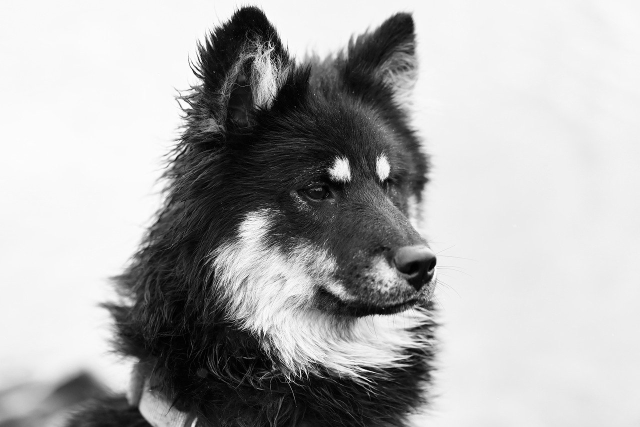
#> input picture img4.jpg, 1280 x 854 px, found by its file name (shown at 1/2 size)
$ jupyter execute Sharpening_Spatial_Filters.ipynb   (shell and % lines are left out)   (older library calls are emulated)
#> lines starting #> are read from the running program, lines starting #| are printed output that depends on the picture
# SHARPENING SPATIAL FILTERS (HIGHPASS)

## Gradient Operator

[cell 1]
import numpy as np
import matplotlib.pyplot as plt
from skimage import data
from skimage.filters import sobel, prewitt, roberts
from skimage.util import img_as_float
from PIL import Image

[cell 2]
def apply_gradient_operators(image):
  sobel_magnitude = sobel(image)  # Sobel Operator

  prewitt_magnitude = prewitt(image)   # Prewitt Operator

  roberts_magnitude = roberts(image)   # Roberts Cross Operator
  return sobel_magnitude, prewitt_magnitude, roberts_magnitude

[cell 3]
image_path = '/content/drive/MyDrive/Digital-Image-Processing/img4.jpg'
image = np.array(Image.open(image_path).convert('L'))

[cell 4]
image_float = img_as_float(image)

[cell 5]
sobel_edges, prewitt_edges, roberts_edges = apply_gradient_operators(image_float)
#> in apply_gradient_operators, `sobel_magnitude = sobel(image)`:
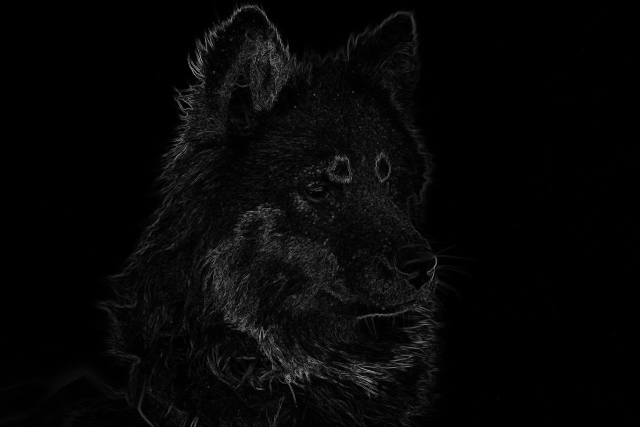
#> sobel_magnitude: shape (854, 1280) float64 (shown at 1/2 size); min 0, max 0.748, mean 0.0271

[cell 6]
plt.figure(figsize=(12, 6))
plt.subplot(141), plt.imshow(image_float, cmap='gray'), plt.title('Original Image'), plt.axis('off')
plt.subplot(142), plt.imshow(sobel_edges, cmap='gray'), plt.title('Sobel Edges'), plt.axis('off')
plt.subplot(143), plt.imshow(prewitt_edges, cmap='gray'), plt.title('Prewitt Edges'), plt.axis('off')
plt.subplot(144), plt.imshow(roberts_edges, cmap='gray'), plt.title('Roberts Edges'), plt.axis('off')
plt.show()
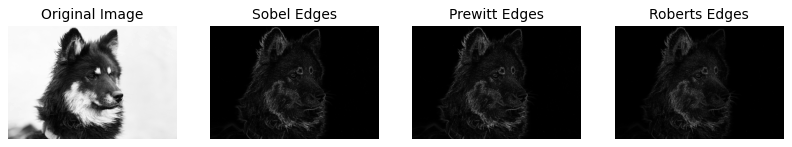
#> figure drawn by matplotlib, 4 panels

## LAPLACE

[cell 7]
from scipy.ndimage import laplace

[cell 8]
def apply_laplacian_operator(image):
    laplacian_image = laplace(image, mode='constant')
    laplacian_image = np.clip(laplacian_image, 0, 255)
    return laplacian_image

[cell 9]
image_path = '/content/drive/MyDrive/Digital-Image-Processing/img8_moon.jpg'
image = np.array(Image.open(image_path).convert('L'))
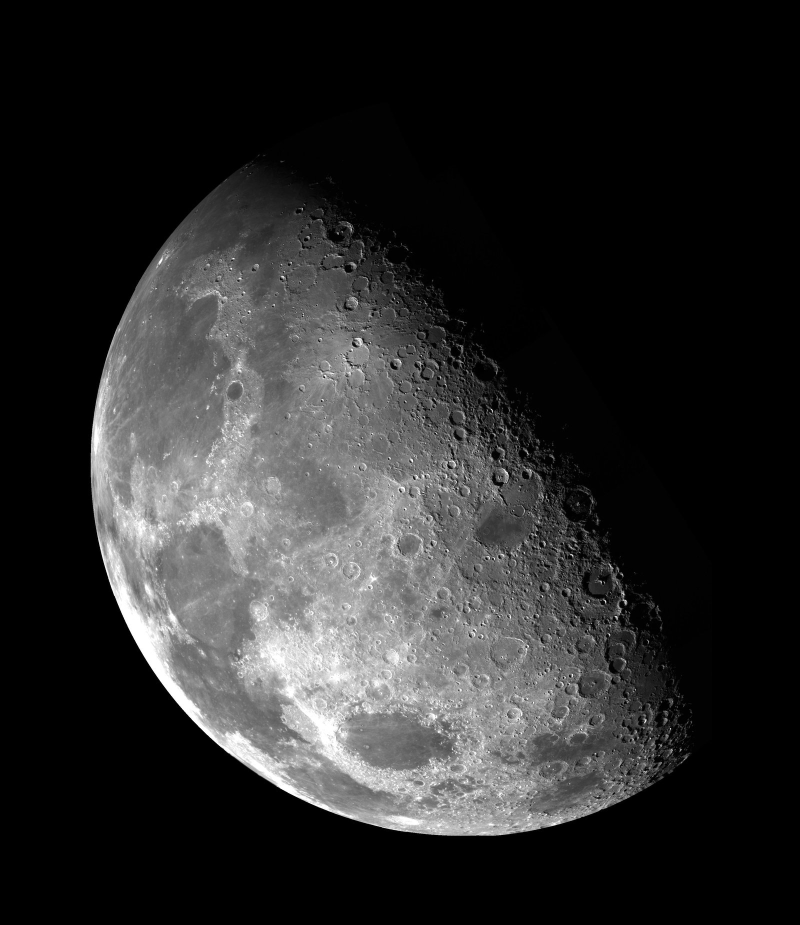
#> input picture img8_moon.jpg, 1600 x 1849 px, found by its file name (shown at 1/2 size)
#> image is the input picture: shape (1849, 1600); min 0, max 255, mean 42.8

[cell 10]
laplacian_image = apply_laplacian_operator(image)
#> in apply_laplacian_operator, `laplacian_image = laplace(image, mode='constant')`:
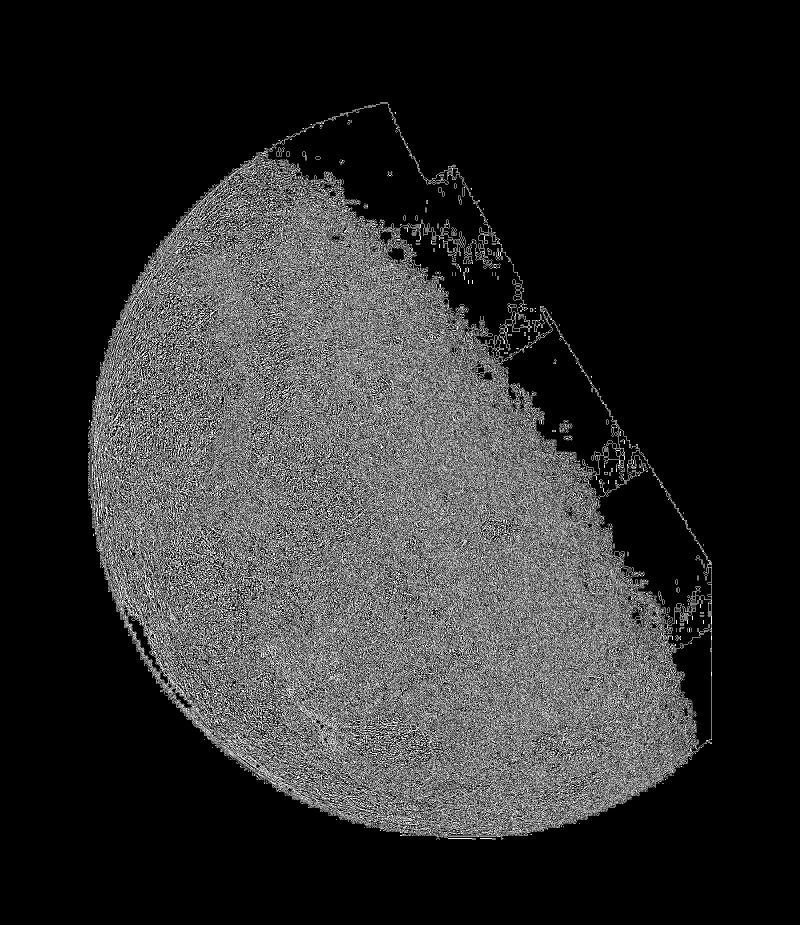
#> laplacian_image: shape (1849, 1600) (shown at 1/2 size); min 0, max 255, mean 45.3

[cell 11]
plt.figure(figsize=(8, 4))
plt.subplot(121), plt.imshow(image, cmap='gray'), plt.title('Original Image'), plt.axis('off')
plt.subplot(122), plt.imshow(laplacian_image, cmap='gray'), plt.title('Laplacian Image'), plt.axis('off')
plt.show()

[cell 12]
import cv2
import numpy as np
import matplotlib.pyplot as plt

# Load an image
''' image = cv2.imread('path_to_your_image.jpg', cv2.IMREAD_GRAYSCALE) '''

# Apply the Laplacian filter with a Positive Center
''' laplacian_positive = cv2.Laplacian(image, cv2.CV_64F, ksize=3) '''
kernel_positive = np.array([[1, 1, 1],
                            [1,-8, 1],
                            [1, 1, 1]], dtype=np.float64)
laplacian_positive = cv2.filter2D(image, -1, kernel_positive)
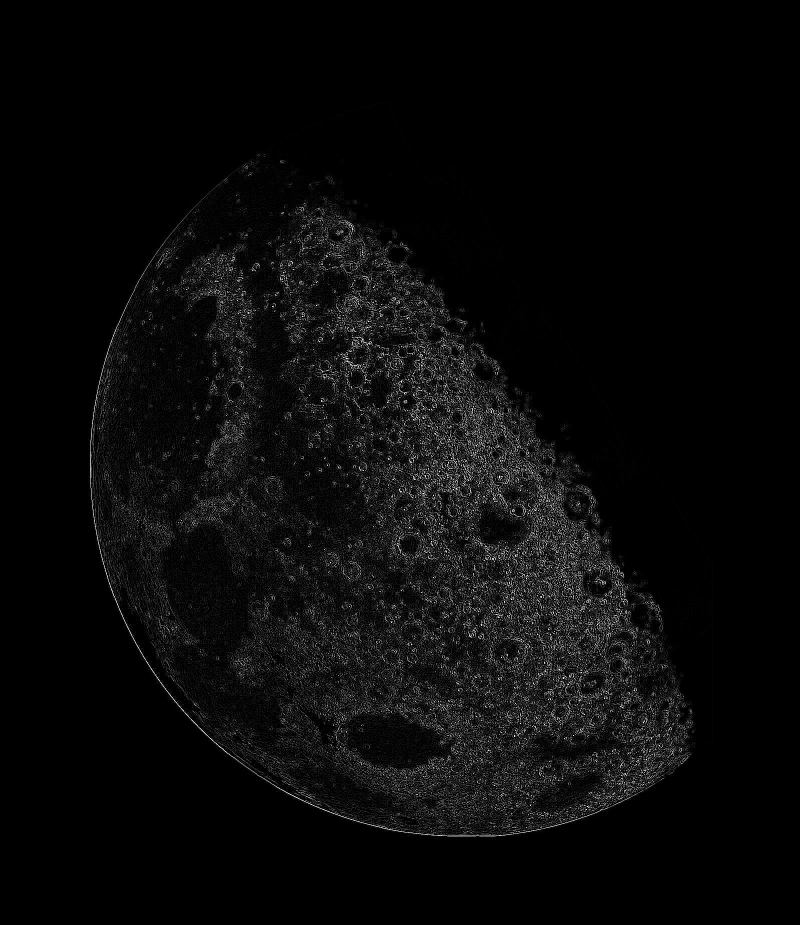
#> laplacian_positive: shape (1849, 1600) (shown at 1/2 size); min 0, max 255, mean 9.7
# Apply the Laplacian filter with a custom Negative Center Kernel
kernel_negative = np.array([[-1, -1, -1],
                            [-1,  8, -1],
                            [-1, -1, -1]], dtype=np.float64)
laplacian_negative = cv2.filter2D(image, -1, kernel_negative)

# Display the results
plt.figure(figsize=(12, 4))
plt.subplot(131), plt.imshow(image, cmap='gray'), plt.title('Original Image'), plt.axis('off')
plt.subplot(132), plt.imshow(laplacian_positive, cmap='gray'), plt.title('Positive Center Laplacian'), plt.axis('off')
plt.subplot(133), plt.imshow(laplacian_negative, cmap='gray'), plt.title('Negative Center Laplacian'), plt.axis('off')
plt.show()

[cell 13]
import cv2
import numpy as np
from matplotlib import pyplot as plt

image = cv2.imread('/content/drive/MyDrive/Digital-Image-Processing/img9_optical_lens_defect.png', cv2.IMREAD_GRAYSCALE)
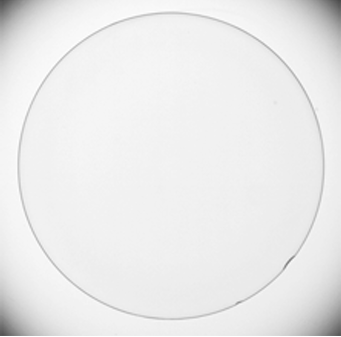
#> input picture img9_optical_lens_defect.png, 341 x 337 px, found by its file name
#> image is the input picture: shape (337, 341); min 76, max 255, mean 235.1
sobel_x = cv2.Sobel(image, cv2.CV_64F, 1, 0, ksize=3)   #gradient in x-direction
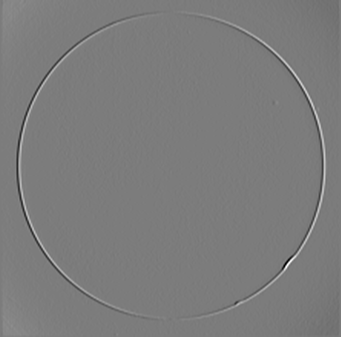
#> sobel_x: shape (337, 341) float64; min -323, max 339, mean -0.2; drawn with min black and max white
sobel_y = cv2.Sobel(image, cv2.CV_64F, 0, 1, ksize=3)   #gradient in y-direction
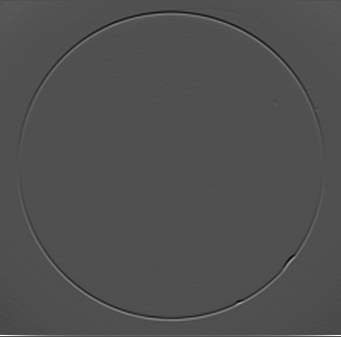
#> sobel_y: shape (337, 341) float64; min -312, max 680, mean 0.5; drawn with min black and max white

gradient_magnitude = np.sqrt(sobel_x**2 + sobel_y**2)
gradient_magnitude = np.uint8(gradient_magnitude)
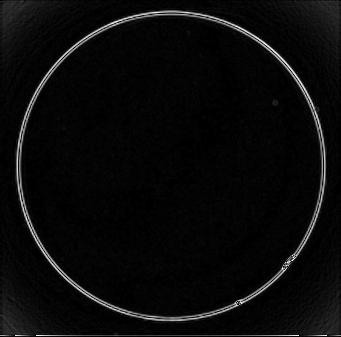
#> gradient_magnitude: shape (337, 341); min 0, max 255, mean 10.1

gradient_direction = np.arctan2(sobel_x, sobel_y)
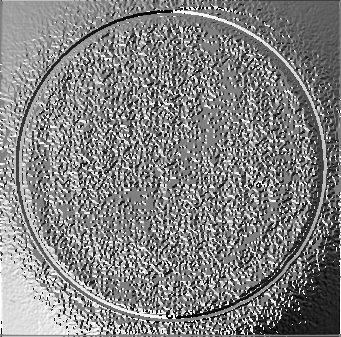
#> gradient_direction: shape (337, 341) float64; min -3.14, max 3.14, mean 0.0573; drawn with min black and max white

plt.figure(figsize=(10, 8))
plt.subplot(221), plt.imshow(image, cmap='gray'), plt.title('Original')
plt.subplot(222), plt.imshow(sobel_x, cmap='gray'), plt.title('Sobel X')
plt.subplot(223), plt.imshow(sobel_y, cmap='gray'), plt.title('Sobel Y')
plt.subplot(224), plt.imshow(gradient_magnitude, cmap='gray'), plt.title('Gradient Magnitude')
plt.show()
